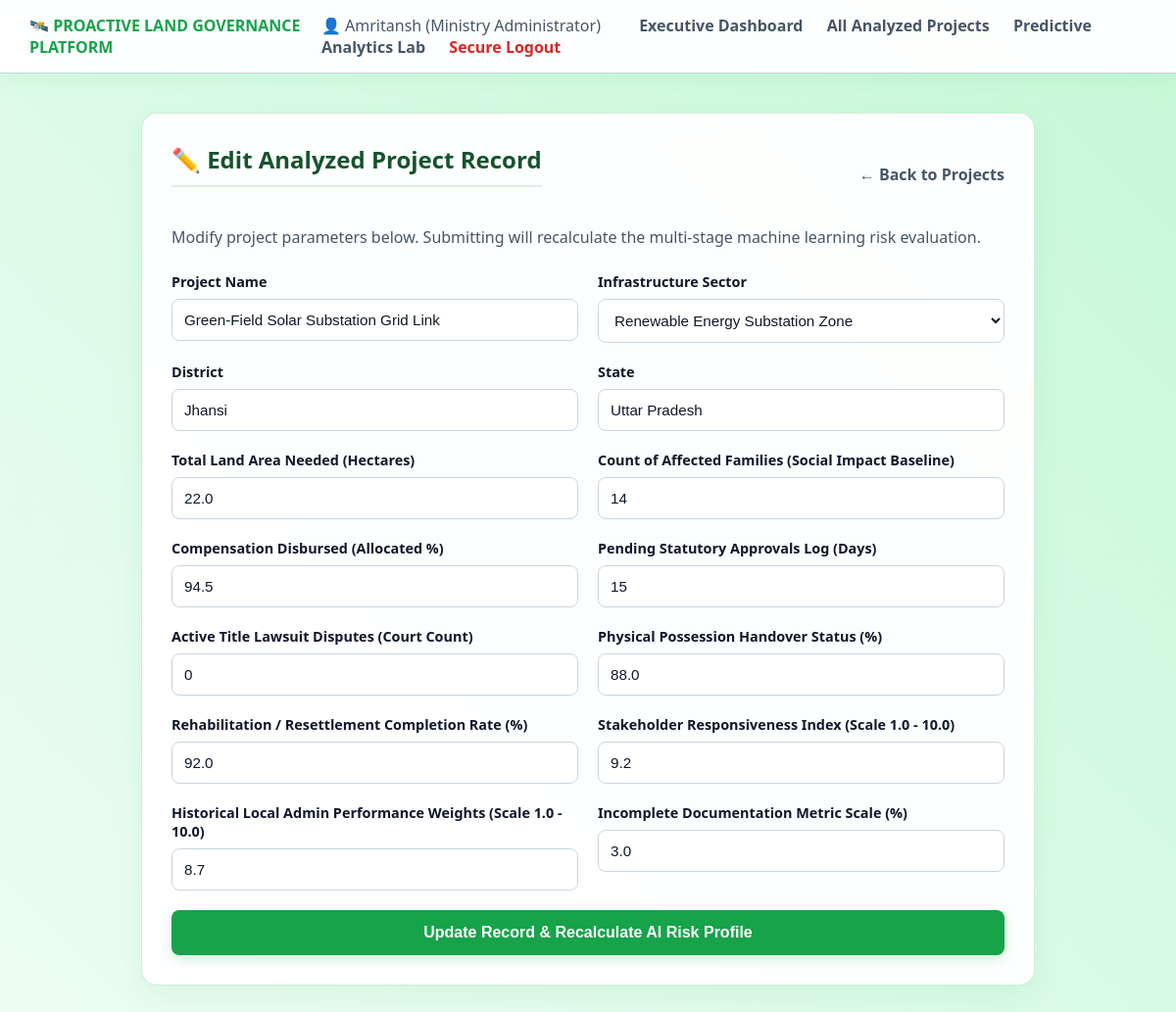
Screenshot of /edit_project/2 (signed in) with the database file from the repository.
### tables this page shows
CREATE TABLE land_projects (
            id INTEGER PRIMARY KEY AUTOINCREMENT,
            project_name TEXT NOT NULL,
            project_type TEXT,
            district TEXT,
            state TEXT,
            land_area_hectares REAL,
            affected_families_count INTEGER,
            compensation_disbursed_pct REAL,
            pending_approvals_days INTEGER,
            legal_disputes_count INTEGER,
            possession_status_pct REAL,
            rehabilitation_progress_pct REAL,
            stakeholder_responsiveness_score REAL,
            historical_admin_performance REAL,
            documentation_incomplete_pct REAL,
            risk_score REAL,
            risk_category TEXT,
            sec4_prob REAL,
            sec11_prob REAL,
            sec23_prob REAL,
            primary_driver TEXT,
            created_at TIMESTAMP DEFAULT CURRENT_TIMESTAMP
        );

### app.py (the view, shortened to what this page needs)
@app.route("/edit_project/<int:project_id>", methods=["GET", "POST"])
def edit_project(project_id):
    if "user" not in session:
        return redirect(url_for("login"))
    project = db.fetch_project_by_id(project_id)
    if not project:
        flash("Project record not found.", "danger")
        return redirect(url_for("view_projects"))
    return render_template("edit_project.html", project=project)

### database.py (called while the page is built)
def fetch_project_by_id(project_id):
    conn = sqlite3.connect(DB_FILE)
    conn.row_factory = sqlite3.Row
    cursor = conn.cursor()
    cursor.execute("SELECT * FROM land_projects WHERE id = ?", (project_id,))
    project = cursor.fetchone()
    conn.close()
    return project

### templates/edit_project.html (shortened to what this page needs)
{% extends "base.html" %}
{% block content %}
<div class="card" style="max-width: 850px; margin: 0 auto;">
    <div style="display: flex; justify-content: space-between; align-items: center; margin-bottom: 20px;">
        <h2>✏️ Edit Analyzed Project Record</h2>
        <a href="{{ url_for('view_projects') }}" style="color: var(--text-muted); text-decoration: none; font-weight: 600;">← Back to Projects</a>
    </div>
    <p style="color: var(--text-muted); margin-bottom:25px;">Modify project parameters below. Submitting will recalculate the multi-stage machine learning risk evaluation.</p>
    <form method="POST">
        <div style="display: grid; grid-template-columns: 1fr 1fr; gap: 20px;">
            <div class="form-group">
                <label>Project Name</label>
                <input type="text" name="project_name" value="{{ project['project_name'] }}" required autocomplete="off">
            </div>
            <div class="form-group">
                <label>Infrastructure Sector</label>
                <select name="project_type">
                    <option value="Renewable Energy Zone" {% if project['project_type'] == 'Renewable Energy Zone' %}selected{% endif %}>Renewable Energy Substation Zone</option>
                </select>
            </div>
        </div>
        <div style="display: grid; grid-template-columns: 1fr 1fr; gap: 20px;">
            <div class="form-group">
                <label>District</label>
                <input type="text" name="district" value="{{ project['district'] }}" required>
            </div>
            <div class="form-group">
                <label>State</label>
                <input type="text" name="state" value="{{ project['state'] }}" required>
            </div>
        </div>
        <div style="display: grid; grid-template-columns: 1fr 1fr; gap: 20px;">
            <div class="form-group">
                <label>Total Land Area Needed (Hectares)</label>
                <input type="number" step="0.1" name="land_area_hectares" value="{{ project['land_area_hectares'] }}" required>
            </div>
            <div class="form-group">
                <label>Count of Affected Families (Social Impact Baseline)</label>
                <input type="number" name="affected_families_count" value="{{ project['affected_families_count'] }}" required>
            </div>
        </div>
        <div style="display: grid; grid-template-columns: 1fr 1fr; gap: 20px;">
            <div class="form-group">
                <label>Compensation Disbursed (Allocated %)</label>
                <input type="number" step="0.1" name="compensation_disbursed_pct" value="{{ project['compensation_disbursed_pct'] }}" required>
            </div>
            <div class="form-group">
                <label>Pending Statutory Approvals Log (Days)</label>
                <input type="number" name="pending_approvals_days" value="{{ project['pending_approvals_days'] }}" required>
            </div>
        </div>
        <div style="display: grid; grid-template-columns: 1fr 1fr; gap: 20px;">
            <div class="form-group">
                <label>Active Title Lawsuit Disputes (Court Count)</label>
                <input type="number" name="legal_disputes_count" value="{{ project['legal_disputes_count'] }}" required>
            </div>
            <div class="form-group">
                <label>Physical Possession Handover Status (%)</label>
                <input type="number" step="0.1" name="possession_status_pct" value="{{ project['possession_status_pct'] }}" required>
            </div>
        </div>
        <div style="display: grid; grid-template-columns: 1fr 1fr; gap: 20px;">
            <div class="form-group">
                <label>Rehabilitation / Resettlement Completion Rate (%)</label>
                <input type="number" step="0.1" name="rehabilitation_progress_pct" value="{{ project['rehabilitation_progress_pct'] }}" required>
            </div>
            <div class="form-group">
                <label>Stakeholder Responsiveness Index (Scale 1.0 - 10.0)</label>
                <input type="number" step="0.1" name="stakeholder_responsiveness_score" value="{{ project['stakeholder_responsiveness_score'] }}" required>
            </div>
        </div>
        <div style="display: grid; grid-template-columns: 1fr 1fr; gap: 20px;">
            <div class="form-group">
                <label>Historical Local Admin Performance Weights (Scale 1.0 - 10.0)</label>
                <input type="number" step="0.1" name="historical_admin_performance" value="{{ project['historical_admin_performance'] }}" required>
            </div>
            <div class="form-group">
                <label>Incomplete Documentation Metric Scale (%)</label>
                <input type="number" step="0.1" name="documentation_incomplete_pct" value="{{ project['documentation_incomplete_pct'] }}" required>
            </div>
        </div>
        <button type="submit">Update Record & Recalculate AI Risk Profile</button>
    </form>
</div>
{% endblock %}

### static/css/style.css (style rules this page uses)
:root { --bg-gradient: linear-gradient(45deg, #ffffff, #f0fdf4, #bbf7d0, #f0fdf4); --card-bg: rgba(255, 255, 255, 0.94); --accent-green: #16a34a; --accent-hover: #15803d; --text-dark: #0f172a; --text-muted: #475569; --border-gray: #cbd5e1; --danger-red: #dc2626; --header-green: #14532d; }
body { font-family: 'Segoe UI', system-ui, sans-serif; background: var(--bg-gradient); background-size: 400% 400%; background-attachment: fixed; color: var(--text-dark); margin: 0; padding: 0; min-height: 100vh; animation: gradientMove 12s ease infinite; }
.card { background-color: var(--card-bg); border: 1px solid rgba(22, 163, 74, 0.2); border-radius: 16px; padding: 30px; box-shadow: 0 10px 30px rgba(22, 163, 74, 0.08); margin-bottom: 30px; backdrop-filter: blur(12px); }
h1, h2, h3 { color: var(--header-green); margin-top: 0; }
h2 { border-bottom: 2px solid rgba(22, 163, 74, 0.15); padding-bottom: 10px; }
.form-group { margin-bottom: 20px; text-align: left; }
label { display: block; margin-bottom: 8px; color: var(--text-dark); font-size: 0.9rem; font-weight: 600; }
input, select, textarea { width: 100%; padding: 12px; background-color: #ffffff; border: 1px solid var(--border-gray); border-radius: 8px; color: var(--text-dark); box-sizing: border-box; font-size: 0.95rem; }
button { background-color: var(--accent-green); color: #ffffff; font-weight: 700; padding: 14px; border: none; border-radius: 8px; cursor: pointer; width: 100%; font-size: 1rem; box-shadow: 0 4px 12px rgba(22, 163, 74, 0.2); transition: all 0.2s ease; }

### rows the page displays
land_projects: project_name "Green-Field Solar Substation Grid Link", project_type "Renewable Energy Substation Zone", district "Jhansi", state "Uttar Pradesh", land_area_hectares "22.0", affected_families_count "14", compensation_disbursed_pct "94.5", pending_approvals_days "15", legal_disputes_count "0", possession_status_pct "88.0", rehabilitation_progress_pct "92.0", stakeholder_responsiveness_score "9.2", historical_admin_performance "8.7", documentation_incomplete_pct "3.0"

### other values shown
{{ session.get('user') }} "Amritansh"
{{ session.get('role') }} "Ministry Administrator"
